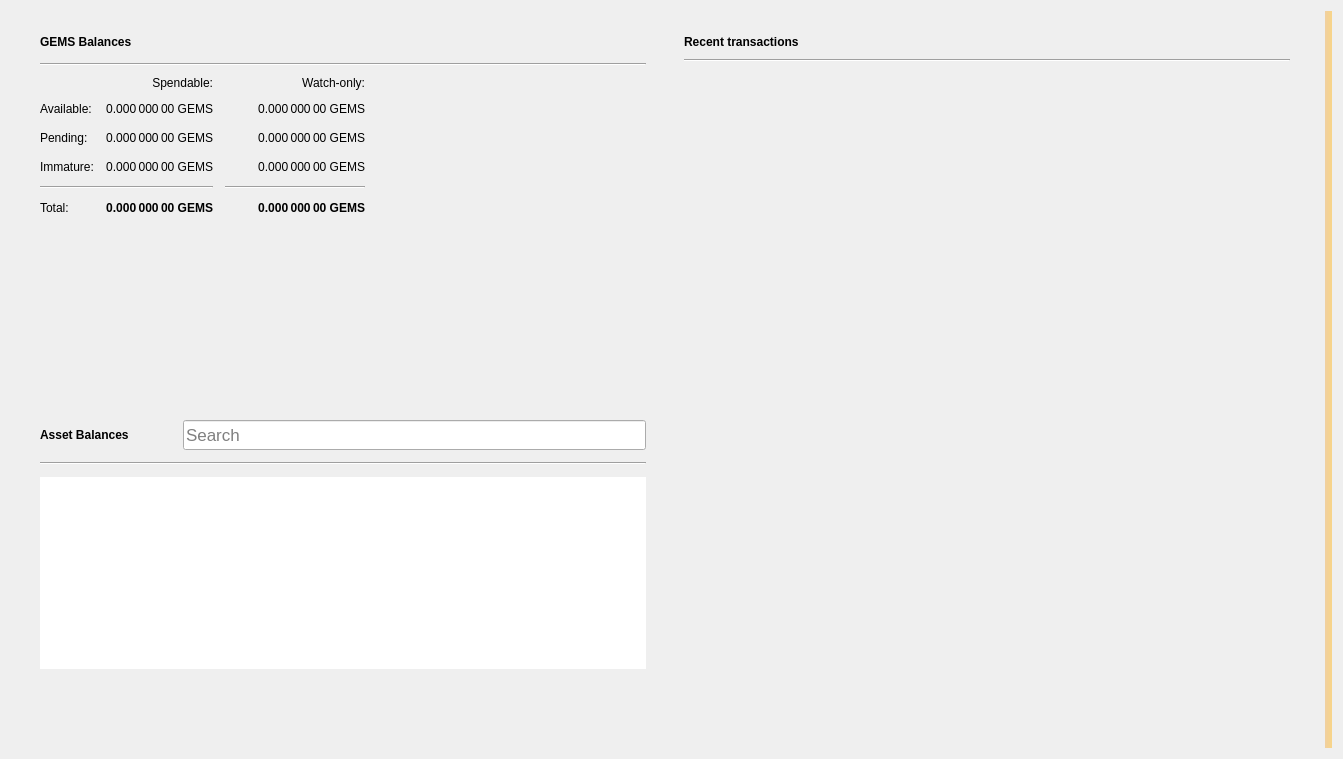
<?xml version="1.0" encoding="UTF-8"?>
<ui version="4.0">
 <class>OverviewPage</class>
 <widget class="QWidget" name="OverviewPage">
  <property name="geometry">
   <rect>
    <x>0</x>
    <y>0</y>
    <width>1343</width>
    <height>759</height>
   </rect>
  </property>
  <property name="minimumSize">
   <size>
    <width>760</width>
    <height>0</height>
   </size>
  </property>
  <property name="windowTitle">
   <string>Form</string>
  </property>
  <property name="autoFillBackground">
   <bool>false</bool>
  </property>
  <layout class="QGridLayout" name="gridLayout_3">
   <item row="0" column="1">
    <layout class="QVBoxLayout" name="verticalLayout_7">
     <property name="spacing">
      <number>0</number>
     </property>
     <property name="leftMargin">
      <number>0</number>
     </property>
     <property name="topMargin">
      <number>0</number>
     </property>
     <property name="rightMargin">
      <number>0</number>
     </property>
     <property name="bottomMargin">
      <number>0</number>
     </property>
     <item>
      <layout class="QHBoxLayout" name="horizontalLayout" stretch="0,0">
       <property name="spacing">
        <number>20</number>
       </property>
       <property name="sizeConstraint">
        <enum>QLayout::SetMinAndMaxSize</enum>
       </property>
       <property name="leftMargin">
        <number>20</number>
       </property>
       <property name="topMargin">
        <number>20</number>
       </property>
       <property name="rightMargin">
        <number>20</number>
       </property>
       <property name="bottomMargin">
        <number>20</number>
       </property>
       <item>
        <layout class="QVBoxLayout" name="verticalLayout_2">
         <property name="spacing">
          <number>0</number>
         </property>
         <property name="rightMargin">
          <number>0</number>
         </property>
         <item>
          <widget class="QFrame" name="frame">
           <property name="sizePolicy">
            <sizepolicy hsizetype="Preferred" vsizetype="Preferred">
             <horstretch>0</horstretch>
             <verstretch>0</verstretch>
            </sizepolicy>
           </property>
           <property name="minimumSize">
            <size>
             <width>350</width>
             <height>180</height>
            </size>
           </property>
           <property name="frameShape">
            <enum>QFrame::NoFrame</enum>
           </property>
           <property name="frameShadow">
            <enum>QFrame::Raised</enum>
           </property>
           <property name="lineWidth">
            <number>5</number>
           </property>
           <layout class="QVBoxLayout" name="verticalLayout_4">
            <property name="spacing">
             <number>10</number>
            </property>
            <property name="topMargin">
             <number>0</number>
            </property>
            <property name="bottomMargin">
             <number>0</number>
            </property>
            <item>
             <layout class="QHBoxLayout" name="horizontalLayout_4">
              <property name="spacing">
               <number>6</number>
              </property>
              <item>
               <widget class="QLabel" name="rvnBalancesLabel">
                <property name="font">
                 <font>
                  <weight>75</weight>
                  <bold>true</bold>
                 </font>
                </property>
                <property name="text">
                 <string>GEMS Balances</string>
                </property>
               </widget>
              </item>
              <item>
               <widget class="QPushButton" name="labelWalletStatus">
                <property name="enabled">
                 <bool>true</bool>
                </property>
                <property name="maximumSize">
                 <size>
                  <width>30</width>
                  <height>16777215</height>
                 </size>
                </property>
                <property name="toolTip">
                 <string>The displayed information may be out of date. Your wallet automatically synchronizes with the Gemma network after a connection is established, but this process has not completed yet.</string>
                </property>
                <property name="text">
                 <string/>
                </property>
                <property name="icon">
                 <iconset>
                  <normaloff>:/icons/warning</normaloff>
                  <disabledoff>:/icons/warning</disabledoff>:/icons/warning</iconset>
                </property>
                <property name="iconSize">
                 <size>
                  <width>24</width>
                  <height>24</height>
                 </size>
                </property>
                <property name="flat">
                 <bool>true</bool>
                </property>
               </widget>
              </item>
              <item>
               <spacer name="horizontalSpacer_3">
                <property name="orientation">
                 <enum>Qt::Horizontal</enum>
                </property>
                <property name="sizeHint" stdset="0">
                 <size>
                  <width>40</width>
                  <height>20</height>
                 </size>
                </property>
               </spacer>
              </item>
             </layout>
            </item>
            <item>
             <widget class="Line" name="line_2">
              <property name="orientation">
               <enum>Qt::Horizontal</enum>
              </property>
             </widget>
            </item>
            <item>
             <layout class="QGridLayout" name="gridLayout">
              <property name="bottomMargin">
               <number>5</number>
              </property>
              <property name="spacing">
               <number>12</number>
              </property>
              <item row="3" column="2">
               <widget class="QLabel" name="labelWatchImmature">
                <property name="font">
                 <font>
                  <weight>50</weight>
                  <bold>false</bold>
                 </font>
                </property>
                <property name="cursor">
                 <cursorShape>IBeamCursor</cursorShape>
                </property>
                <property name="toolTip">
                 <string>Mined balance in watch-only addresses that has not yet matured</string>
                </property>
                <property name="text">
                 <string notr="true">0.000 000 00 GEMS</string>
                </property>
                <property name="alignment">
                 <set>Qt::AlignRight|Qt::AlignTrailing|Qt::AlignVCenter</set>
                </property>
                <property name="textInteractionFlags">
                 <set>Qt::LinksAccessibleByMouse|Qt::TextSelectableByKeyboard|Qt::TextSelectableByMouse</set>
                </property>
               </widget>
              </item>
              <item row="2" column="3">
               <spacer name="horizontalSpacer_2">
                <property name="orientation">
                 <enum>Qt::Horizontal</enum>
                </property>
                <property name="sizeHint" stdset="0">
                 <size>
                  <width>40</width>
                  <height>20</height>
                 </size>
                </property>
               </spacer>
              </item>
              <item row="1" column="0">
               <widget class="QLabel" name="labelBalanceText">
                <property name="text">
                 <string>Available:</string>
                </property>
               </widget>
              </item>
              <item row="1" column="2">
               <widget class="QLabel" name="labelWatchAvailable">
                <property name="font">
                 <font>
                  <weight>50</weight>
                  <bold>false</bold>
                 </font>
                </property>
                <property name="cursor">
                 <cursorShape>IBeamCursor</cursorShape>
                </property>
                <property name="toolTip">
                 <string>Your current balance in watch-only addresses</string>
                </property>
                <property name="text">
                 <string notr="true">0.000 000 00 GEMS</string>
                </property>
                <property name="alignment">
                 <set>Qt::AlignRight|Qt::AlignTrailing|Qt::AlignVCenter</set>
                </property>
                <property name="textInteractionFlags">
                 <set>Qt::LinksAccessibleByMouse|Qt::TextSelectableByKeyboard|Qt::TextSelectableByMouse</set>
                </property>
               </widget>
              </item>
              <item row="2" column="1">
               <widget class="QLabel" name="labelUnconfirmed">
                <property name="font">
                 <font>
                  <weight>50</weight>
                  <bold>false</bold>
                 </font>
                </property>
                <property name="cursor">
                 <cursorShape>IBeamCursor</cursorShape>
                </property>
                <property name="toolTip">
                 <string>Total of transactions that have yet to be confirmed, and do not yet count toward the spendable balance</string>
                </property>
                <property name="text">
                 <string notr="true">0.000 000 00 GEMS</string>
                </property>
                <property name="alignment">
                 <set>Qt::AlignRight|Qt::AlignTrailing|Qt::AlignVCenter</set>
                </property>
                <property name="textInteractionFlags">
                 <set>Qt::LinksAccessibleByMouse|Qt::TextSelectableByKeyboard|Qt::TextSelectableByMouse</set>
                </property>
               </widget>
              </item>
              <item row="4" column="2">
               <widget class="Line" name="lineWatchBalance">
                <property name="sizePolicy">
                 <sizepolicy hsizetype="Preferred" vsizetype="Fixed">
                  <horstretch>0</horstretch>
                  <verstretch>0</verstretch>
                 </sizepolicy>
                </property>
                <property name="minimumSize">
                 <size>
                  <width>140</width>
                  <height>0</height>
                 </size>
                </property>
                <property name="orientation">
                 <enum>Qt::Horizontal</enum>
                </property>
               </widget>
              </item>
              <item row="0" column="1">
               <widget class="QLabel" name="labelSpendable">
                <property name="text">
                 <string>Spendable:</string>
                </property>
                <property name="alignment">
                 <set>Qt::AlignRight|Qt::AlignTrailing|Qt::AlignVCenter</set>
                </property>
               </widget>
              </item>
              <item row="3" column="0">
               <widget class="QLabel" name="labelImmatureText">
                <property name="text">
                 <string>Immature:</string>
                </property>
               </widget>
              </item>
              <item row="5" column="2">
               <widget class="QLabel" name="labelWatchTotal">
                <property name="font">
                 <font>
                  <weight>75</weight>
                  <bold>true</bold>
                 </font>
                </property>
                <property name="cursor">
                 <cursorShape>IBeamCursor</cursorShape>
                </property>
                <property name="toolTip">
                 <string>Current total balance in watch-only addresses</string>
                </property>
                <property name="text">
                 <string notr="true">0.000 000 00 GEMS</string>
                </property>
                <property name="alignment">
                 <set>Qt::AlignRight|Qt::AlignTrailing|Qt::AlignVCenter</set>
                </property>
                <property name="textInteractionFlags">
                 <set>Qt::LinksAccessibleByMouse|Qt::TextSelectableByKeyboard|Qt::TextSelectableByMouse</set>
                </property>
               </widget>
              </item>
              <item row="4" column="0" colspan="2">
               <widget class="Line" name="line">
                <property name="orientation">
                 <enum>Qt::Horizontal</enum>
                </property>
               </widget>
              </item>
              <item row="0" column="2">
               <widget class="QLabel" name="labelWatchonly">
                <property name="text">
                 <string>Watch-only:</string>
                </property>
                <property name="alignment">
                 <set>Qt::AlignRight|Qt::AlignTrailing|Qt::AlignVCenter</set>
                </property>
               </widget>
              </item>
              <item row="5" column="1">
               <widget class="QLabel" name="labelTotal">
                <property name="font">
                 <font>
                  <weight>75</weight>
                  <bold>true</bold>
                 </font>
                </property>
                <property name="cursor">
                 <cursorShape>IBeamCursor</cursorShape>
                </property>
                <property name="toolTip">
                 <string>Your current total balance</string>
                </property>
                <property name="text">
                 <string notr="true">0.000 000 00 GEMS</string>
                </property>
                <property name="alignment">
                 <set>Qt::AlignRight|Qt::AlignTrailing|Qt::AlignVCenter</set>
                </property>
                <property name="textInteractionFlags">
                 <set>Qt::LinksAccessibleByMouse|Qt::TextSelectableByKeyboard|Qt::TextSelectableByMouse</set>
                </property>
               </widget>
              </item>
              <item row="1" column="1">
               <widget class="QLabel" name="labelBalance">
                <property name="font">
                 <font>
                  <weight>50</weight>
                  <bold>false</bold>
                 </font>
                </property>
                <property name="cursor">
                 <cursorShape>IBeamCursor</cursorShape>
                </property>
                <property name="toolTip">
                 <string>Your current spendable balance</string>
                </property>
                <property name="text">
                 <string notr="true">0.000 000 00 GEMS</string>
                </property>
                <property name="alignment">
                 <set>Qt::AlignRight|Qt::AlignTrailing|Qt::AlignVCenter</set>
                </property>
                <property name="textInteractionFlags">
                 <set>Qt::LinksAccessibleByMouse|Qt::TextSelectableByKeyboard|Qt::TextSelectableByMouse</set>
                </property>
               </widget>
              </item>
              <item row="2" column="0">
               <widget class="QLabel" name="labelPendingText">
                <property name="text">
                 <string>Pending:</string>
                </property>
               </widget>
              </item>
              <item row="5" column="0">
               <widget class="QLabel" name="labelTotalText">
                <property name="text">
                 <string>Total:</string>
                </property>
               </widget>
              </item>
              <item row="3" column="1">
               <widget class="QLabel" name="labelImmature">
                <property name="font">
                 <font>
                  <weight>50</weight>
                  <bold>false</bold>
                 </font>
                </property>
                <property name="cursor">
                 <cursorShape>IBeamCursor</cursorShape>
                </property>
                <property name="toolTip">
                 <string>Mined balance that has not yet matured</string>
                </property>
                <property name="text">
                 <string notr="true">0.000 000 00 GEMS</string>
                </property>
                <property name="alignment">
                 <set>Qt::AlignRight|Qt::AlignTrailing|Qt::AlignVCenter</set>
                </property>
                <property name="textInteractionFlags">
                 <set>Qt::LinksAccessibleByMouse|Qt::TextSelectableByKeyboard|Qt::TextSelectableByMouse</set>
                </property>
               </widget>
              </item>
              <item row="2" column="2">
               <widget class="QLabel" name="labelWatchPending">
                <property name="font">
                 <font>
                  <weight>50</weight>
                  <bold>false</bold>
                 </font>
                </property>
                <property name="cursor">
                 <cursorShape>IBeamCursor</cursorShape>
                </property>
                <property name="toolTip">
                 <string>Unconfirmed transactions to watch-only addresses</string>
                </property>
                <property name="text">
                 <string notr="true">0.000 000 00 GEMS</string>
                </property>
                <property name="alignment">
                 <set>Qt::AlignRight|Qt::AlignTrailing|Qt::AlignVCenter</set>
                </property>
                <property name="textInteractionFlags">
                 <set>Qt::LinksAccessibleByMouse|Qt::TextSelectableByKeyboard|Qt::TextSelectableByMouse</set>
                </property>
               </widget>
              </item>
             </layout>
            </item>
           </layout>
          </widget>
         </item>
         <item>
          <widget class="QWidget" name="assetVerticalSpaceWidget2" native="true">
           <property name="autoFillBackground">
            <bool>false</bool>
           </property>
           <layout class="QVBoxLayout" name="verticalLayout_6">
            <item>
             <spacer name="verticalSpacer_4">
              <property name="orientation">
               <enum>Qt::Vertical</enum>
              </property>
              <property name="sizeType">
               <enum>QSizePolicy::MinimumExpanding</enum>
              </property>
              <property name="sizeHint" stdset="0">
               <size>
                <width>20</width>
                <height>10</height>
               </size>
              </property>
             </spacer>
            </item>
           </layout>
          </widget>
         </item>
         <item>
          <widget class="QFrame" name="assetFrame">
           <property name="minimumSize">
            <size>
             <width>350</width>
             <height>150</height>
            </size>
           </property>
           <property name="autoFillBackground">
            <bool>true</bool>
           </property>
           <property name="frameShape">
            <enum>QFrame::NoFrame</enum>
           </property>
           <property name="frameShadow">
            <enum>QFrame::Plain</enum>
           </property>
           <property name="lineWidth">
            <number>0</number>
           </property>
           <layout class="QVBoxLayout" name="verticalLayout_5">
            <property name="spacing">
             <number>12</number>
            </property>
            <item>
             <layout class="QHBoxLayout" name="assetBalanceHorizontalLayout">
              <item alignment="Qt::AlignVCenter">
               <widget class="QLabel" name="assetBalanceLabel">
                <property name="font">
                 <font>
                  <weight>75</weight>
                  <bold>true</bold>
                 </font>
                </property>
                <property name="text">
                 <string>Asset Balances</string>
                </property>
               </widget>
              </item>
              <item>
               <widget class="QPushButton" name="labelAssetStatus">
                <property name="enabled">
                 <bool>true</bool>
                </property>
                <property name="maximumSize">
                 <size>
                  <width>30</width>
                  <height>16777215</height>
                 </size>
                </property>
                <property name="toolTip">
                 <string>The displayed information may be out of date. Your wallet automatically synchronizes with the Gemma network after a connection is established, but this process has not completed yet.</string>
                </property>
                <property name="text">
                 <string/>
                </property>
                <property name="icon">
                 <iconset>
                  <normaloff>:/icons/warning</normaloff>
                  <disabledoff>:/icons/warning</disabledoff>:/icons/warning</iconset>
                </property>
                <property name="iconSize">
                 <size>
                  <width>24</width>
                  <height>24</height>
                 </size>
                </property>
                <property name="flat">
                 <bool>true</bool>
                </property>
               </widget>
              </item>
              <item alignment="Qt::AlignBottom">
               <widget class="QLineEdit" name="assetSearch">
                <property name="sizePolicy">
                 <sizepolicy hsizetype="Expanding" vsizetype="Preferred">
                  <horstretch>0</horstretch>
                  <verstretch>0</verstretch>
                 </sizepolicy>
                </property>
                <property name="minimumSize">
                 <size>
                  <width>0</width>
                  <height>30</height>
                 </size>
                </property>
                <property name="maximumSize">
                 <size>
                  <width>16777215</width>
                  <height>30</height>
                 </size>
                </property>
                <property name="sizeIncrement">
                 <size>
                  <width>0</width>
                  <height>0</height>
                 </size>
                </property>
                <property name="baseSize">
                 <size>
                  <width>0</width>
                  <height>0</height>
                 </size>
                </property>
                <property name="font">
                 <font>
                  <pointsize>13</pointsize>
                 </font>
                </property>
                <property name="maxLength">
                 <number>32</number>
                </property>
                <property name="frame">
                 <bool>true</bool>
                </property>
                <property name="alignment">
                 <set>Qt::AlignLeading|Qt::AlignLeft|Qt::AlignVCenter</set>
                </property>
                <property name="placeholderText">
                 <string>Search</string>
                </property>
                <property name="clearButtonEnabled">
                 <bool>true</bool>
                </property>
               </widget>
              </item>
             </layout>
            </item>
            <item>
             <widget class="Line" name="assetBalanceLine">
              <property name="orientation">
               <enum>Qt::Horizontal</enum>
              </property>
             </widget>
            </item>
            <item>
             <widget class="QListView" name="listAssets">
              <property name="frameShape">
               <enum>QFrame::NoFrame</enum>
              </property>
              <property name="lineWidth">
               <number>0</number>
              </property>
              <property name="verticalScrollMode">
               <enum>QAbstractItemView::ScrollPerItem</enum>
              </property>
             </widget>
            </item>
            <item>
             <widget class="QWidget" name="assetVerticalSpaceWidget" native="true">
              <property name="autoFillBackground">
               <bool>false</bool>
              </property>
              <layout class="QVBoxLayout" name="verticalLayout">
               <item>
                <spacer name="verticalSpacer_3">
                 <property name="orientation">
                  <enum>Qt::Vertical</enum>
                 </property>
                 <property name="sizeHint" stdset="0">
                  <size>
                   <width>20</width>
                   <height>20</height>
                  </size>
                 </property>
                </spacer>
               </item>
              </layout>
             </widget>
            </item>
           </layout>
          </widget>
         </item>
        </layout>
       </item>
       <item>
        <layout class="QVBoxLayout" name="verticalLayout_3">
         <property name="spacing">
          <number>20</number>
         </property>
         <property name="leftMargin">
          <number>0</number>
         </property>
         <item>
          <widget class="QFrame" name="frame_2">
           <property name="sizePolicy">
            <sizepolicy hsizetype="Preferred" vsizetype="Preferred">
             <horstretch>0</horstretch>
             <verstretch>0</verstretch>
            </sizepolicy>
           </property>
           <property name="minimumSize">
            <size>
             <width>350</width>
             <height>0</height>
            </size>
           </property>
           <property name="sizeIncrement">
            <size>
             <width>0</width>
             <height>300</height>
            </size>
           </property>
           <property name="frameShape">
            <enum>QFrame::NoFrame</enum>
           </property>
           <property name="frameShadow">
            <enum>QFrame::Plain</enum>
           </property>
           <property name="lineWidth">
            <number>0</number>
           </property>
           <layout class="QGridLayout" name="gridLayout_2">
            <property name="topMargin">
             <number>0</number>
            </property>
            <property name="horizontalSpacing">
             <number>12</number>
            </property>
            <item row="0" column="0">
             <layout class="QHBoxLayout" name="horizontalLayout_2">
              <property name="spacing">
               <number>6</number>
              </property>
              <item>
               <widget class="QLabel" name="recentTransactionsLabel">
                <property name="font">
                 <font>
                  <weight>75</weight>
                  <bold>true</bold>
                 </font>
                </property>
                <property name="text">
                 <string>Recent transactions</string>
                </property>
               </widget>
              </item>
              <item>
               <widget class="QPushButton" name="labelTransactionsStatus">
                <property name="enabled">
                 <bool>true</bool>
                </property>
                <property name="maximumSize">
                 <size>
                  <width>30</width>
                  <height>16777215</height>
                 </size>
                </property>
                <property name="toolTip">
                 <string>The displayed information may be out of date. Your wallet automatically synchronizes with the Gemma network after a connection is established, but this process has not completed yet.</string>
                </property>
                <property name="text">
                 <string/>
                </property>
                <property name="icon">
                 <iconset>
                  <normaloff>:/icons/warning</normaloff>
                  <disabledoff>:/icons/warning</disabledoff>:/icons/warning</iconset>
                </property>
                <property name="iconSize">
                 <size>
                  <width>24</width>
                  <height>24</height>
                 </size>
                </property>
                <property name="flat">
                 <bool>true</bool>
                </property>
               </widget>
              </item>
              <item>
               <spacer name="horizontalSpacer">
                <property name="orientation">
                 <enum>Qt::Horizontal</enum>
                </property>
                <property name="sizeHint" stdset="0">
                 <size>
                  <width>40</width>
                  <height>20</height>
                 </size>
                </property>
               </spacer>
              </item>
             </layout>
            </item>
            <item row="2" column="0">
             <widget class="QListView" name="listTransactions">
              <property name="styleSheet">
               <string notr="true">QListView { background: transparent; }</string>
              </property>
              <property name="frameShape">
               <enum>QFrame::NoFrame</enum>
              </property>
              <property name="verticalScrollBarPolicy">
               <enum>Qt::ScrollBarAlwaysOff</enum>
              </property>
              <property name="horizontalScrollBarPolicy">
               <enum>Qt::ScrollBarAlwaysOff</enum>
              </property>
              <property name="selectionMode">
               <enum>QAbstractItemView::NoSelection</enum>
              </property>
             </widget>
            </item>
            <item row="1" column="0">
             <widget class="Line" name="line_3">
              <property name="orientation">
               <enum>Qt::Horizontal</enum>
              </property>
             </widget>
            </item>
           </layout>
          </widget>
         </item>
        </layout>
       </item>
      </layout>
     </item>
    </layout>
   </item>
   <item row="0" column="3">
    <widget class="QLabel" name="labelAlerts">
     <property name="visible">
      <bool>true</bool>
     </property>
     <property name="styleSheet">
      <string notr="true">QLabel { background-color: qlineargradient(x1: 0, y1: 0, x2: 1, y2: 0, stop:0 #F0D0A0, stop:1 #F8D488); color:#000000; }</string>
     </property>
     <property name="wordWrap">
      <bool>true</bool>
     </property>
     <property name="margin">
      <number>3</number>
     </property>
     <property name="textInteractionFlags">
      <set>Qt::TextSelectableByMouse</set>
     </property>
    </widget>
   </item>
  </layout>
 </widget>
 <resources/>
 <connections/>
</ui>
